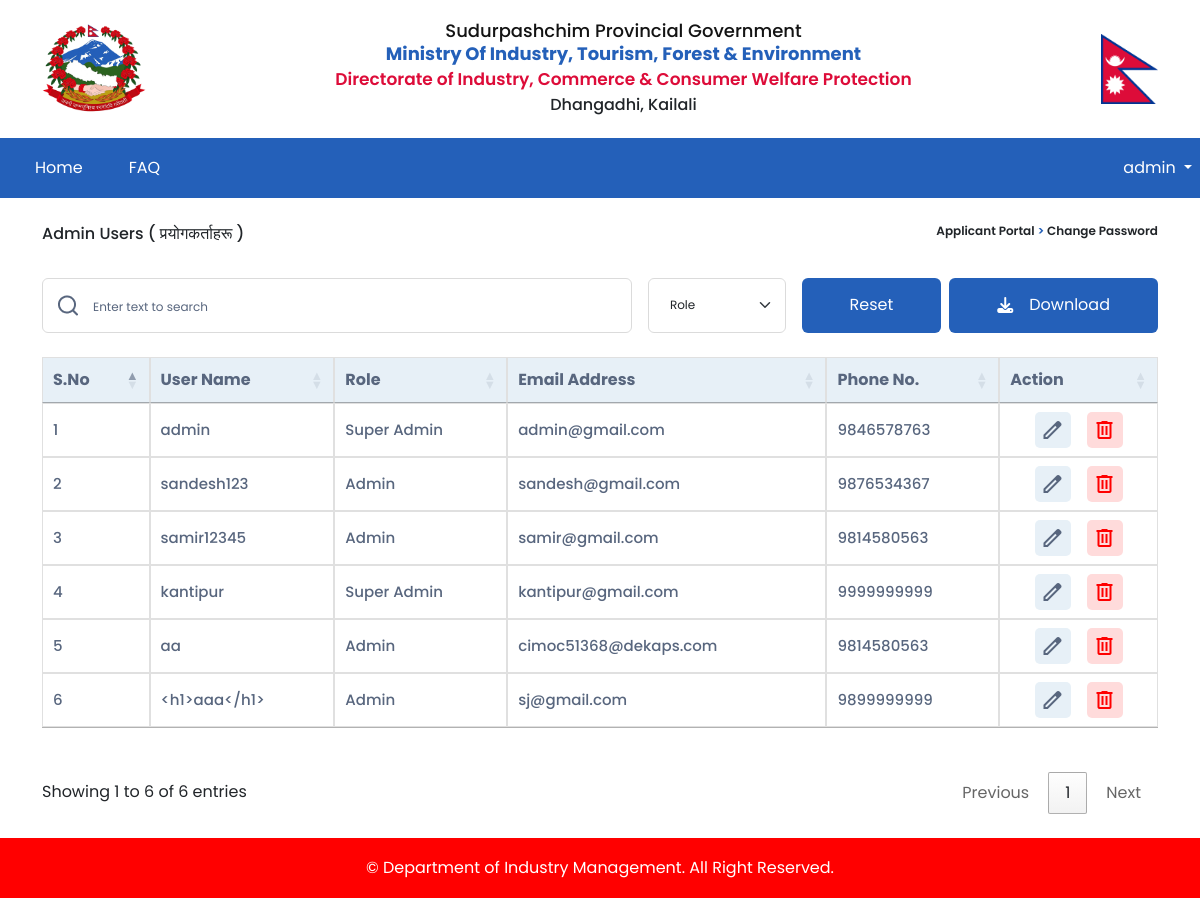
/user/list/ (signed in), run on an earlier commit of the app's database.
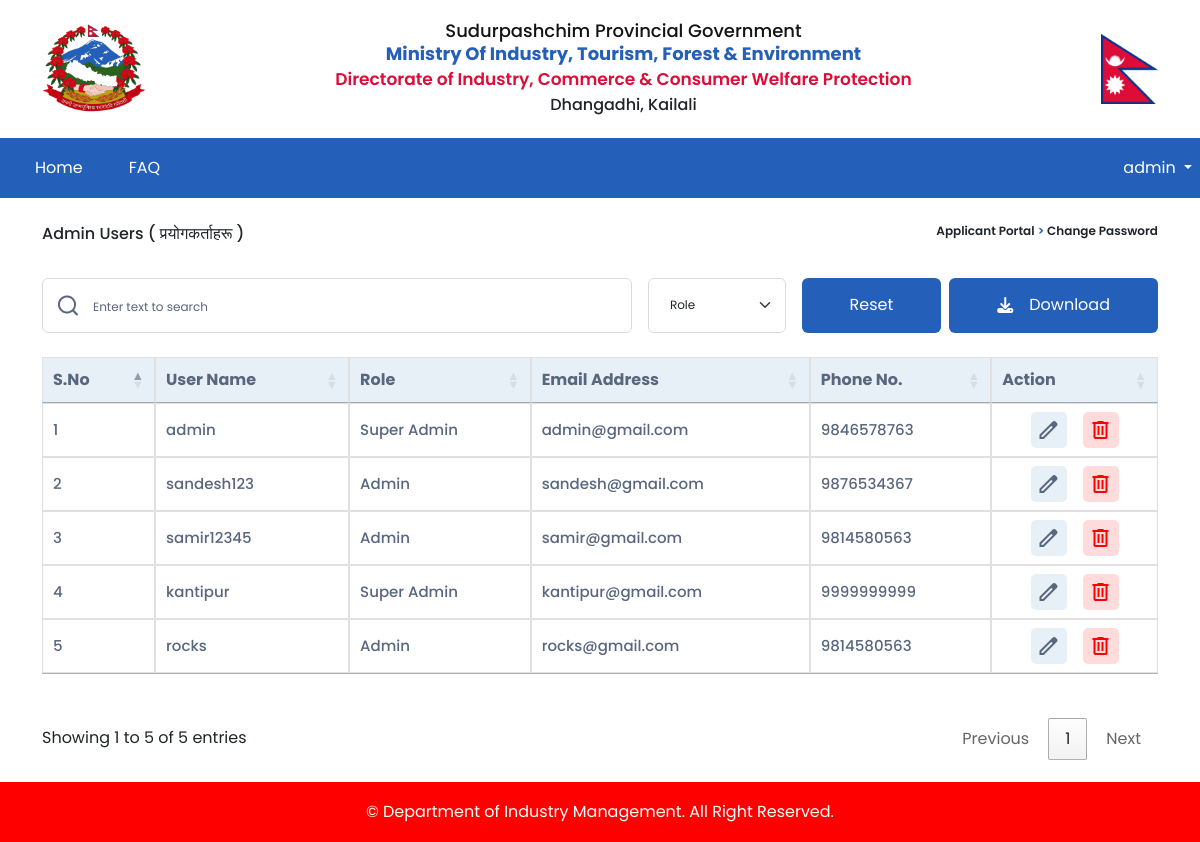
And on a later commit of the database.
### accounts/models.py (models this page shows)
class CustomUser(AbstractUser):
    email = models.EmailField(unique=True)
    username = models.CharField(max_length=100, unique=True)
    fullname = models.CharField(max_length=100)
    phone_no = models.CharField(max_length=15)
    SA = 1
    A = 2
    ROLE_CHOICES = (
        (SA, 'Super Admin'),
        (A,'Admin'),
    )
    role = models.PositiveSmallIntegerField(choices=ROLE_CHOICES, blank=True, null=True)
    USERNAME_FIELD = 'email'
    REQUIRED_FIELDS = ['username']
    def getRoleName(self):
        if self.role==1:
            return 'Super Admin'
        elif self.role==2:
            return 'Admin'
        else:
            return 'None'

### fdip/decorators.py (the view)
    def wrap(request, *args, **kwargs):
        if request.user.is_authenticated and request.user.role == 1:
            return view_func(request, *args, **kwargs)
        else:
            return redirect('home')

### accounts/views.py (called while the page is built)
@superadmin_required
def view_users(request):
    data = {
        'users' : CustomUser.objects.all(),
        'messages': messages.get_messages(request),
    }
    return render(request, 'account/viewadminuser.html', data)

### templates/account/viewadminuser.html (shortened to what this page needs)
{% extends "layout/base.html" %}
{% load static %}
{% block container %}
    <div class="container main-sec">
        <div class="cng-pw-title d-flex justify-content-between mt-4">
            <p>Admin Users<span>
                ( प्रयोगकर्ताहरू )</span>
            </p>
            <div class="kit-text-navigation">
                <p>Applicant Portal
                    <span> > </span> Change Password
                </p>
            </div>
        </div>
        <div class="table-top-bar d-flex ">
            <div class="kit-input-icon" style="width:600px">
                <img src="{% static '/image/search.png' %}" alt="">
                <input type="text" class="form-control kit-form-control kit-form-location"  placeholder="Enter text to search"
                    id="usersearch">
            </div>
            <div class="kit-input-icon industry-search">
                <select class="form-select kit-form-control" aria-label="Default select example" id="role">
                    <option value="all" selected disabled>Role</option>
                </select>
            </div>
            <div class="kit-input-icon ">
                <button class="kit-form-button m-0 me-2 px-5" id="userreset">Reset</button>
                <div class="dropdown">
                    <button class="kit-form-button m-0 px-5" type="button" data-bs-toggle="dropdown" aria-expanded="false" style="display: flex;
                    justify-content: center;
                    align-items: center;">
                        <i class="fa-solid fa-download me-3"></i> Download
                    </button>
                </div>
            </div>
        </div>
        <div class="row mbl-tbl mb-4">
            <table class="report-view-table" id="userTable">
                <thead>
                <tr>
                    <th>S.no</th>
                    <th>User name</th>
                    <th>Role</th>
                    <th>Email address</th>
                    <th>Phone no.</th>
                    <th>Action</th>
                </tr>
                </thead>
                <tbody>
                {% for i in users %}
                <tr>
                    <td>{{forloop.counter}}</td>
                    <td>{{i.username}}</td>
                    <td>{{i.getRoleName}}</td>
                    <td>{{i.email}}</td>
                    <td>{{i.phone_no}}</td>
                    <td>
                        <div class="d-flex kit-action-com">
                            <div class="action-btn-pen">
                                <a href="{% url 'user-create' id=i.id %}" class="kit-card-link">
                                    <button>
                                        <span class="material-symbols-outlined">
                                            </span>
                                    </button>
                                </a>
                            </div>
                            <div class="action-btn-dlt">
                                <a href="{% url 'user-delete' user_id=i.id %}" onclick="return confirmDelete()" class="kit-card-link">
                                    <button>
                                        <span class="material-symbols-outlined">
                                            </span>
                                    </button>
                                </a>
                            </div>
                        </div>
                    </td>
                </tr>
                {% endfor %}
                </tbody>
            </table>
        </div>
    </div>
{% endblock %}
{% block customjs %}
<link rel="stylesheet" href="https://cdn.datatables.net/1.13.4/css/jquery.dataTables.css" /><script src="https://cdn.datatables.net/1.13.4/js/jquery.dataTables.js"></script>
{% endblock %}

### templates/layout/base.html (shortened to what this page needs)
{% load static %}
<!doctype html>
<html lang="en">
  <head>
    <link rel="stylesheet" href="https://cdnjs.cloudflare.com/ajax/libs/font-awesome/6.4.0/css/all.min.css"
 />
    <link href="https://cdn.jsdelivr.net/npm/bootstrap@5.3.0-alpha3/dist/css/bootstrap.min.css" rel="stylesheet">
    <link rel="stylesheet" href="{% static '/style/style.css' %}">
    <link rel="stylesheet" href="{% static '/nepali_date_picker/nepali-date-picker.min.css' %}">
</head>
  <body>
    <header>
      <div class="container">
          <div class="row">
              <div class="mainheader-top">
                  <img class="GON-logo" src="{% static '/image/nepal-govt.png' %}" alt="">
                  <div class="mainheader-top-text">
                      <h3>Sudurpashchim Provincial Government</h3>
                      <h3><span>Ministry of Industry, Tourism, Forest & Environment</span></h3>
                      <h4>Directorate of Industry, Commerce & Consumer Welfare Protection</h4>
                      <p>Dhangadhi, Kailali</p>
                  </div>
                  <img class="flag" src="{% static '/image/Flag_of_Nepal.svg.png' %}" alt="">
              </div>
          </div>
      </div>
      <div class="" style="background-color: #2460B9">
        <nav class="navbar navbar-expand-lg navbar-dark mainheader-nav m-auto" style="max-width:1320px">
            <div class="container-fluid">
                <div class="collapse navbar-collapse" id="navbarSupportedContent">
                    <ul class="navbar-nav me-auto main-ul mb-2 mb-lg-0">
                        <li class="nav-item active">
                            <a class="nav-link" aria-current="page" href="{% url 'home' %}">Home</a>
                        </li>
                        <li class="nav-item">
                            <a class="nav-link" aria-current="page" href="{% url 'faq-display' %}">FAQ</a>
                        </li>
                    </ul>
                </div>
            </div>
            {% if user.is_authenticated %}
            <div class="dropdown me-2">
                <p class=" dropdown-toggle m-0 text-white" type="button" data-bs-toggle="dropdown"
                    aria-expanded="false">
                    {{request.user.username}}
                </p>
                {% endif %}
            </div>
        </nav>
    </div>
    </header>
    {% block container %}
    {% endblock %}
    <footer>
        <p>© Department of Industry Management. All Right Reserved.</p>
    </footer>
    {% block customjs %}
    {% endblock %}
</body>
</html>

### static/style/style.css (style rules this page uses)
body { font-family: Poppins; }
.kit-card-link { text-decoration: none; color: #000000; }
.kit-text-navigation { font-weight: 600; font-size: 12px; line-height: 18px; }
.kit-text-navigation span { color: #2460B9; }
.kit-form-control { height: 55px; border: 1px solid #DBDBDB; border-radius: 6px; padding: 0 40px 0 20px; }
.kit-form-control::placeholder { color: #58667E; font-size: 12px; }
.kit-input-icon { display: flex; align-items: center; }
.kit-input-icon img { position: absolute; margin: 0 0 0 15px; }
.kit-form-location { padding: 0 50px; }
.kit-form-button { width: 100%; height: 55px; margin-top: 29px; border-radius: 6px; background: #2460B9; color: #ffffff; border: none; transition: 0.1s all ease-in-out; }
a { text-decoration: none; }
.mainheader-top { display: flex; justify-content: space-between; margin: 1rem 0; align-items: center; }
.mainheader-top .GON-logo { width: 104px; height: max-content; }
.mainheader-top .flag { width: 57px; height: max-content; }
.mainheader-top-text { text-align: center; }
.mainheader-top-text h4 { color: #dd0c39; font-size: clamp(14px, 3vw, 17px); font-weight: 600; line-height: 25.5px; margin-bottom: 0px; }
.mainheader-top-text h3 { font-family: Poppins; font-size: clamp(16px, 3vw, 18px); font-weight: 500; line-height: 19px; letter-spacing: 0em; text-align: center; color: #131313; text-transform: capitalize; margin-bottom: 4px; }
.mainheader-top-text h3 span { font-weight: 700; color: #2460b9; margin-bottom: 4px; }
.mainheader-top-text p { font-family: Poppins; font-size: 16px; font-weight: 500; text-transform: capitalize; margin: 0; }
.mainheader-nav { position: relative; padding: 0; margin: 0; display: flex; justify-content: space-between; align-items: center; height: 60px; }
.navbar>.container-fluid { max-width: max-content; margin: 0; height: 100%; }
.navbar>.container-fluid>.navbar-collapse { height: 100%; }
.navbar>.container-fluid ul { height: 100%; display: flex; align-items: center; }
.navbar>.container-fluid ul .nav-item { height: 100%; display: flex; align-items: center; padding: 0 15px; }
.main-sec { min-height: 70vh; }
.cng-pw-title { font-weight: 500; font-family: poppins; }
.table-sec table, th, td { border: 1px solid rgb(224, 224, 224); border-collapse: collapse; padding: .7em; }
.kit-action-com { justify-content: center; gap: 1rem; }
.kit-action-com .action-btn-pen button { background-color: #E7F0F7; color: #58667E; border-radius: 5px; font-size: 1.25rem; border: transparent; aspect-ratio: 1/1; display: flex; justify-content: center; align-items: center; }
.kit-action-com .action-btn-dlt button { background-color: #FFDBDB; border: transparent; border-radius: 5px; color: red; font-size: 1.25rem; aspect-ratio: 1/1; display: flex; justify-content: center; align-items: center; }
.report-view-table th { background-color: #E7F0F7; text-align: center; color: #58667E; text-transform: capitalize; font-family: Poppins; font-weight: 600; }
.report-view-table td { color: #58667E; }
.table-top-bar { justify-content: space-between; gap: 1rem; margin-top: 1rem; margin-bottom: 1.5rem; }
.table-top-bar .kit-input-icon { flex-grow: 1; }
footer { height: 60px; display: flex; justify-content: center; align-items: center; background-color: red; text-align: center; color: white; font-size: 1rem; padding: 10px; }
footer p { display: grid; height: 100%; align-items: center; text-align: center; margin-bottom: 0; }
#userTable, #userTable_length, #userTable_filter { margin-bottom: 40px; }
.industry-search .form-select { font-size: 12px; }
.nav-link { color: rgba(255,255,255,1)!important; }
.report-view-table tbody tr { line-height: 2; }
.report-view-table tbody tr td { line-height: 2; font-weight: 500; font-size: 15px; }

What changed in the data, as far as the page shows it:
removed CustomUser: username "aa", getRoleName "Admin", email "cimoc51368@dekaps.com", phone_no "9814580563"
removed CustomUser: username "<h1>aaa</h1>", getRoleName "Admin", email "sj@gmail.com", phone_no "9899999999"
added CustomUser: username "rocks", getRoleName "Admin", email "rocks@gmail.com", phone_no "9814580563"
Also different on the page:
text written by a page script: "Showing 1 to 6 of 6 entries Previous 1 Next" → "Showing 1 to 5 of 5 entries Previous 1 Next"
